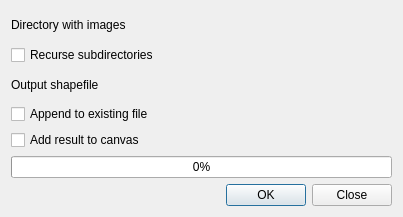
<?xml version="1.0" encoding="UTF-8"?>
<ui version="4.0">
 <class>Dialog</class>
 <widget class="QDialog" name="Dialog">
  <property name="geometry">
   <rect>
    <x>0</x>
    <y>0</y>
    <width>403</width>
    <height>217</height>
   </rect>
  </property>
  <property name="windowTitle">
   <string>Photo2Shape</string>
  </property>
  <layout class="QGridLayout" name="gridLayout">
   <item row="0" column="1" colspan="2">
    <widget class="QgsFileWidget" name="fwPhotosPath" native="true"/>
   </item>
   <item row="2" column="1" colspan="2">
    <widget class="QgsFileWidget" name="fwOutputShape" native="true"/>
   </item>
   <item row="3" column="0">
    <widget class="QCheckBox" name="chkAppend">
     <property name="text">
      <string>Append to existing file</string>
     </property>
    </widget>
   </item>
   <item row="2" column="0">
    <widget class="QLabel" name="label_2">
     <property name="text">
      <string>Output shapefile</string>
     </property>
    </widget>
   </item>
   <item row="5" column="0" colspan="3">
    <widget class="QProgressBar" name="progressBar">
     <property name="value">
      <number>0</number>
     </property>
    </widget>
   </item>
   <item row="0" column="0">
    <widget class="QLabel" name="label">
     <property name="text">
      <string>Directory with images</string>
     </property>
    </widget>
   </item>
   <item row="1" column="0" colspan="3">
    <widget class="QCheckBox" name="chkRecurse">
     <property name="text">
      <string>Recurse subdirectories</string>
     </property>
    </widget>
   </item>
   <item row="9" column="0" colspan="3">
    <widget class="QDialogButtonBox" name="buttonBox">
     <property name="orientation">
      <enum>Qt::Horizontal</enum>
     </property>
     <property name="standardButtons">
      <set>QDialogButtonBox::Close|QDialogButtonBox::Ok</set>
     </property>
    </widget>
   </item>
   <item row="4" column="0">
    <widget class="QCheckBox" name="chkLoadLayer">
     <property name="text">
      <string>Add result to canvas</string>
     </property>
    </widget>
   </item>
  </layout>
 </widget>
 <customwidgets>
  <customwidget>
   <class>QgsFileWidget</class>
   <extends>QWidget</extends>
   <header location="global">qgis.gui</header>
   <container>1</container>
  </customwidget>
 </customwidgets>
 <resources/>
 <connections>
  <connection>
   <sender>buttonBox</sender>
   <signal>accepted()</signal>
   <receiver>Dialog</receiver>
   <slot>accept()</slot>
   <hints>
    <hint type="sourcelabel">
     <x>248</x>
     <y>254</y>
    </hint>
    <hint type="destinationlabel">
     <x>157</x>
     <y>274</y>
    </hint>
   </hints>
  </connection>
  <connection>
   <sender>buttonBox</sender>
   <signal>rejected()</signal>
   <receiver>Dialog</receiver>
   <slot>reject()</slot>
   <hints>
    <hint type="sourcelabel">
     <x>316</x>
     <y>260</y>
    </hint>
    <hint type="destinationlabel">
     <x>286</x>
     <y>274</y>
    </hint>
   </hints>
  </connection>
 </connections>
</ui>
